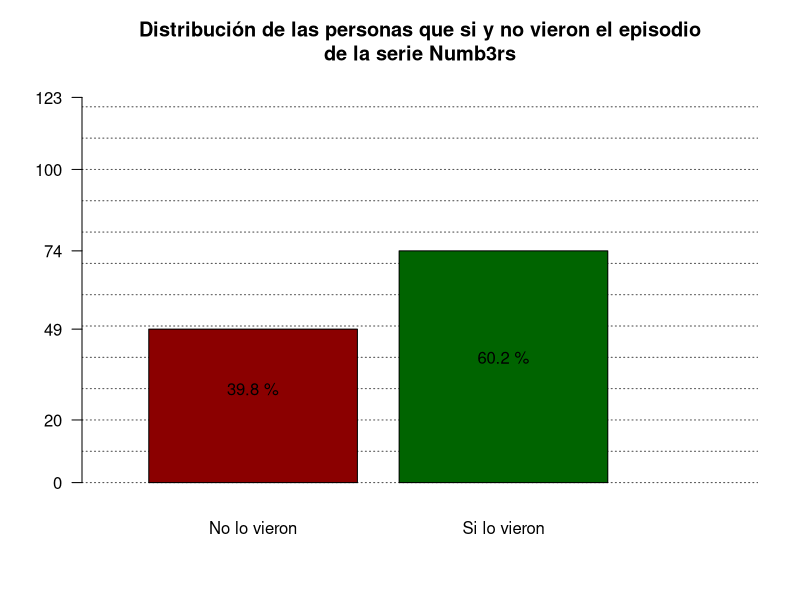
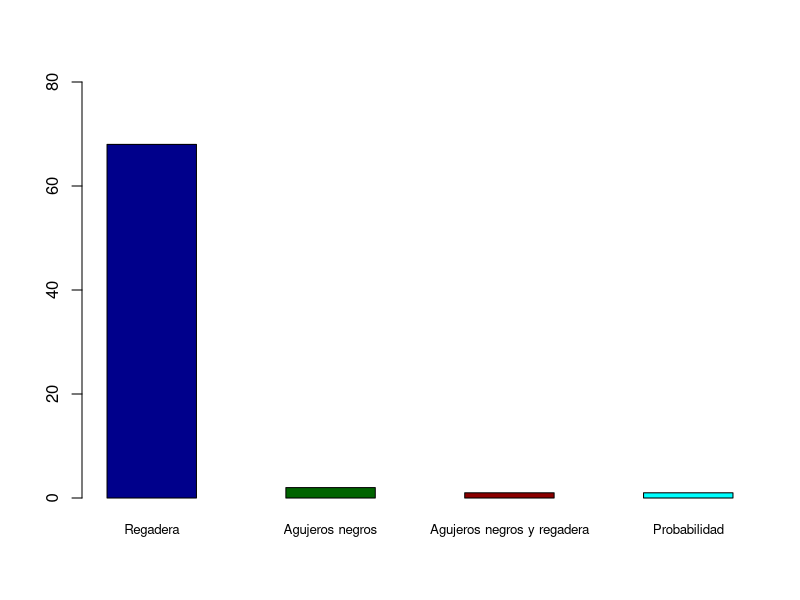

Reproduce these figures in R, in order.
## ---- chunk 1
knitr::opts_chunk$set(echo = FALSE,
	                    message = FALSE,
	                    warning = FALSE
                      )
## ---- chunk 2
#lectura de las bibliotecas necesarias
library(readxl)
## ---- chunk 3
#Lectura de los datos de la encuesta
encuesta <- read_excel("BD_Encuesta_Numb3rs.xlsx")

## ---- chunk 4
plot(seq(0,3,length.out = 123),seq(0,123,length.out = 123),type="n",
     main = "Distribución de las personas que si y no vieron el episodio\nde la serie Numb3rs",
     axes=FALSE,
     xlab = " ",
     ylab = " ",
     )
abline(h = seq(0,123,10), col = rep("grey30",17), lty = 3)

numero_vistas <- table(encuesta$`¿Vio_Episodio1?`)

grafica1 <- barplot(numero_vistas,
        col = c("darkred", "darkgreen"),
        names.arg = c("No lo vieron", "Si lo vieron"),
        axes=FALSE,
        ylim=c(0,123),
        ylab = "Numero de personas que respondierón",
        add = TRUE
        )
axis(2, at = c(0,20,49,74,100,123),las = 1)
text(grafica1,c(30,40),
     labels = paste(round((numero_vistas/sum(numero_vistas)*100),1),"%")
     )

## ---- chunk 5
ejemplo1 <- table(encuesta$Ejemplo_Charlie)
u2 <- sort(ejemplo1,decreasing = TRUE)
barplot(u2, ylim = c(0,80), cex.names = (0.8),
        col = c("darkblue","darkgreen","darkred","cyan"),
        space = 1
        )
